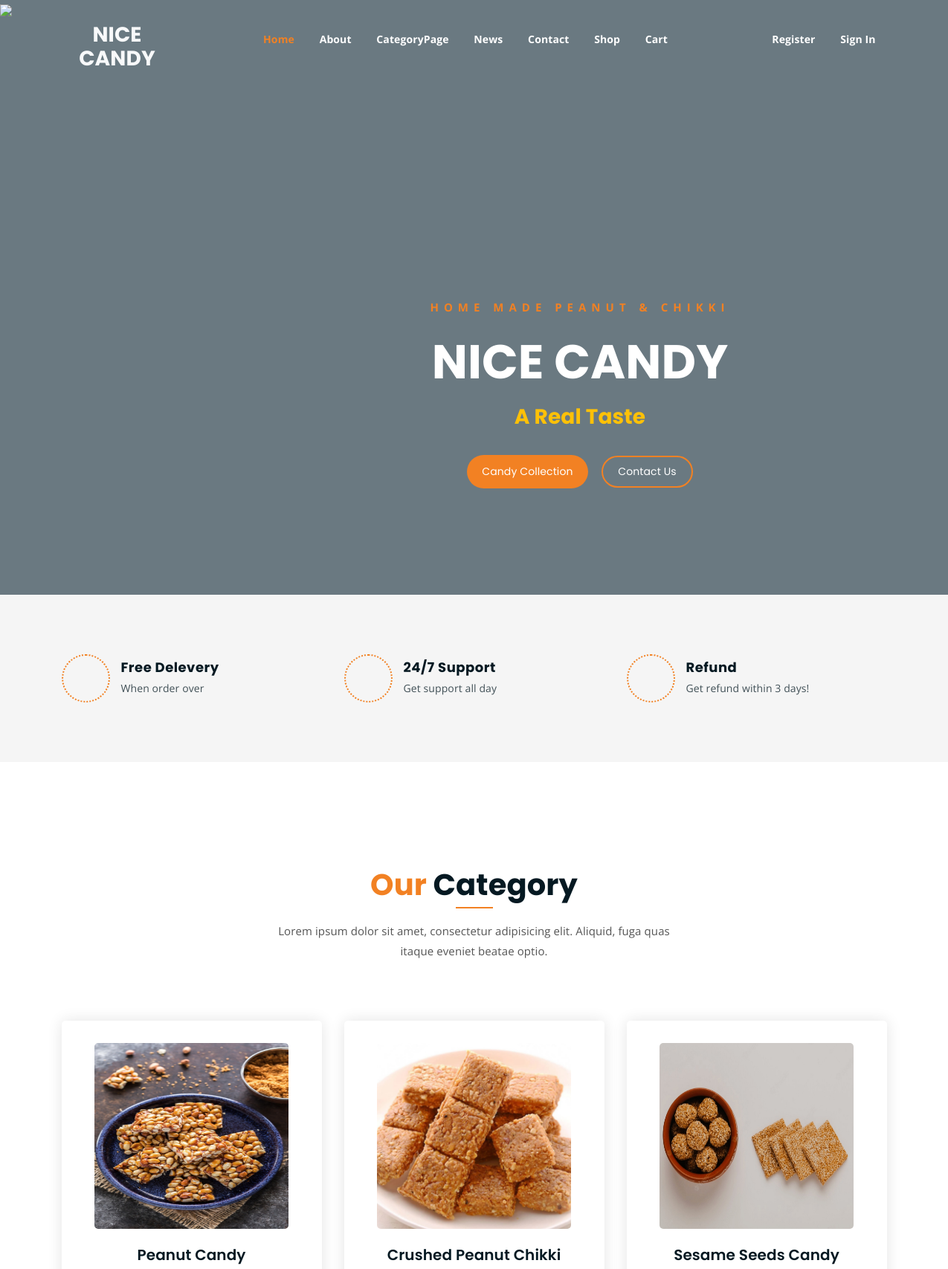
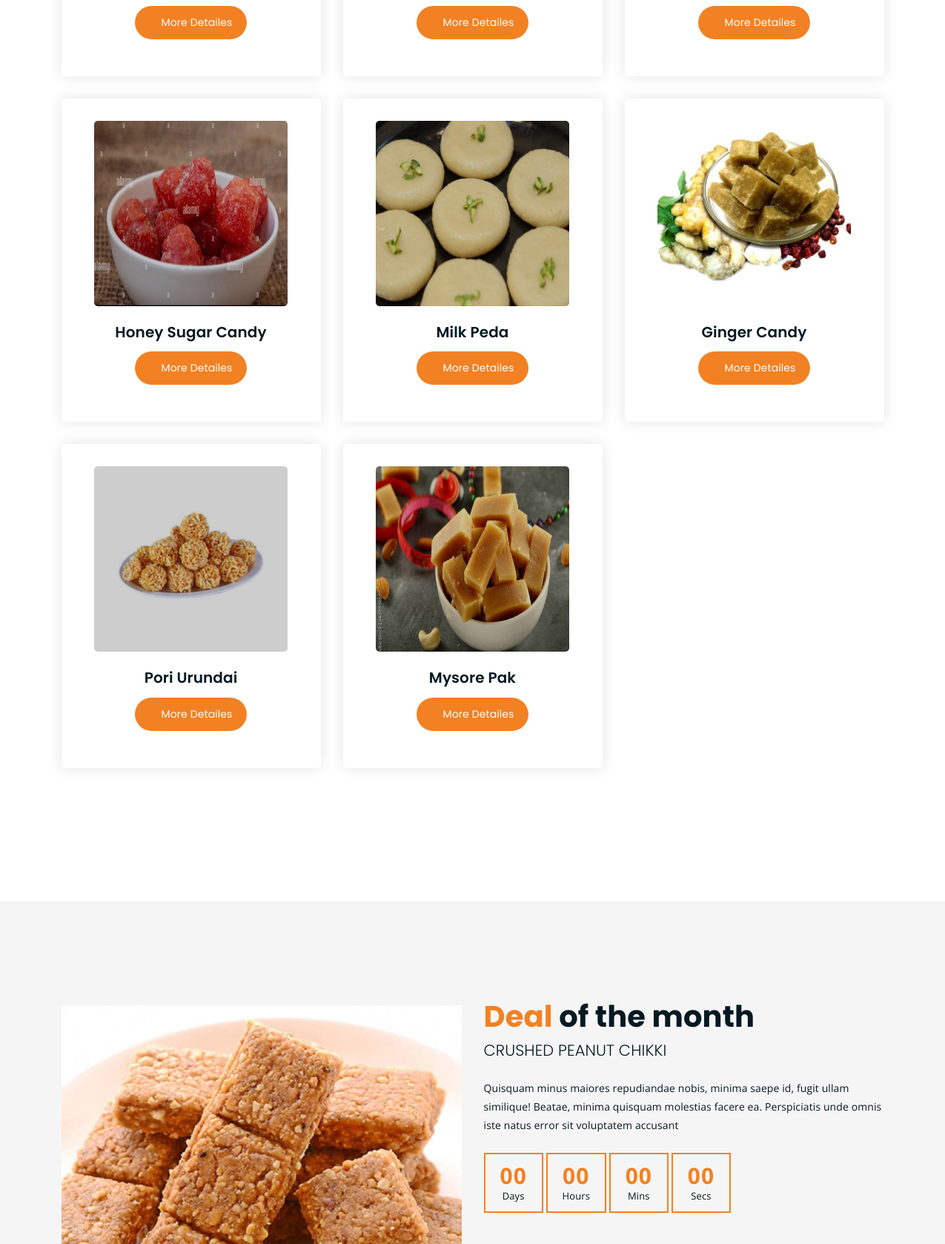
/WebApp/homepage/ (upper part), run on the app's committed database (2 pictures, top to bottom).
### NiceApp/models.py (models this page shows)
class Categorydb(models.Model):
    CategoryName = models.CharField(max_length=50,null=True,blank=True)
    CategoryImage = models.ImageField(upload_to="profile",null=True,blank=True)

### WebApp/views.py (the view)
# urls.py: path('homepage/', views.homepage, name="homepage"),
def homepage(request):
    data = Categorydb.objects.all()
    pro = NewsDb.objects.all()
    cat = Categorydb.objects.all()
    return render(request, "home.html",{'data':data, 'pro':pro, 'cat':cat})

### WebApp/templates/home.html (shortened to what this page needs)
<!DOCTYPE html>
{% load static %}
<html lang="en">
<head>
	<link rel="stylesheet" href="{% static 'assets/css/all.min.css' %}">
	<link rel="stylesheet" href="{% static 'assets/bootstrap/css/bootstrap.min.css' %}">
	<link rel="stylesheet" href="{% static 'assets/css/owl.carousel.css' %}">
	<link rel="stylesheet" href="{% static 'assets/css/magnific-popup.css' %}">
	<link rel="stylesheet" href="{% static 'assets/css/animate.css' %}">
	<link rel="stylesheet" href="{% static 'assets/css/meanmenu.min.css' %}">
	<link rel="stylesheet" href="{% static 'assets/css/main.css' %}">
	<link rel="stylesheet" href="{% static 'assets/css/responsive.css' %}">
</head>
<body>
	<div class="top-header-area" id="sticker">
		<div class="container">
			<div class="row">
				<div class="col-lg-12 col-sm-12 text-center">
					<div class="main-menu-wrap">
						<div class="site-logo">
							<h3><a href="index.html" class="text-light">NICE CANDY</a></h3>
						</div>
						<nav class="main-menu">
							<ul>
								<li class="current-list-item"><a href="{% url 'homepage' %}">Home</a>
								</li>
								<li><a href="{% url 'aboutpage' %}">About</a></li>
								<li><a href="{% url 'homepage' %}">CategoryPage</a>
								</li>
								<li><a href="{% url 'newspage' %}">News</a>
								</li>
								<li><a href="{% url 'contactpage' %}">Contact</a></li>
								<li><a href="{% url 'shoppage' %}">Shop</a>
								</li>
								<li>
									<a href="{% url 'cartpage' %}">Cart</a>
								</li>
								<li>
									<li class="user-access">
									{% if request.session.User_Name %}
									<a>{{request.session.User_Name}}</a>
									<a href="{% url 'userlogout' %}" class="in">Logout</a>
									{% else %}
									<a href="{% url 'registerpage' %}">Register</a>
									<a href="{% url 'registerpage' %}" class="in">Sign In</a>
									{% endif %}
								</li>
							</ul>
						</nav>
					</div>
				</div>
			</div>
		</div>
	</div>
	<div class="hero-area hero-bg-1">
		<div style="height: 400px;">
			<div class="h-50 d-inline-block">
		<img src="{% static 'assets\img\hero-bg -1.jpg' %}">
			</div>
		</div>
		<div class="container">
			<div class="row">
				<div class="col-lg-11 offset-lg-2  text-center">
					<div class="hero-text">
						<div class="">
							<p class="subtitle">Home Made Peanut & Chikki</p>
							<h1>NICE CANDY</h1>
							<h3 class="text-warning">A Real Taste</h3>
							<div class="hero-btns">
								<a href="{% url 'shoppage' %}" class="boxed-btn">Candy Collection</a>
								<a href="{% url 'contactpage' %}" class="bordered-btn">Contact Us</a>
							</div>
						</div>
					</div>
				</div>
			</div>
		</div>
	</div>
	<div class="list-section pt-80 pb-80">
		<div class="container">
			<div class="row">
				<div class="col-lg-4 col-md-6 mb-4 mb-lg-0">
					<div class="list-box d-flex align-items-center">
						<div class="list-icon">
							<i class="fas fa-shipping-fast"></i>
						</div>
						<div class="content">
							<h3>Free Delevery</h3>
							<p>When order over </p>
						</div>
					</div>
				</div>
				<div class="col-lg-4 col-md-6 mb-4 mb-lg-0">
					<div class="list-box d-flex align-items-center">
						<div class="list-icon">
							<i class="fas fa-phone-volume"></i>
						</div>
						<div class="content">
							<h3>24/7 Support</h3>
							<p>Get support all day</p>
						</div>
					</div>
				</div>
				<div class="col-lg-3 col-md-6">
					<div class="list-box d-flex justify-content-start align-items-center">
						<div class="list-icon">
							<i class="fas fa-sync"></i>
						</div>
						<div class="content">
							<h3>Refund</h3>
							<p>Get refund within 3 days!</p>
						</div>
					</div>
				</div>
			</div>
		</div>
	</div>
	<div class="product-section mt-150 mb-150">
		<div class="container">
			<div class="row">
				<div class="col-lg-8 offset-lg-2 text-center">
					<div class="section-title">
						<h3><span class="orange-text">Our</span> Category</h3>
						<p>Lorem ipsum dolor sit amet, consectetur adipisicing elit. Aliquid, fuga quas itaque eveniet beatae optio.</p>
					</div>
				</div>
			</div>
			<div class="row">
				{% for i in data %}
				<div class="col-lg-4 col-md-6 text-center">
					<div class="single-product-item">
						<div class="product-image">
							<a href="#"><img src="{{i.CategoryImage.url}}" width="200px" height="250px" alt=""></a>
						</div>
						<h3>{{i.CategoryName}}</h3>
						<a href="{% url 'productpage' cat_name=i.CategoryName %}" class="cart-btn"><i class="fas fa-shopping-cart"></i>More Detailes</a>
					</div>
				</div>
				{% endfor %}
			</div>
		</div>
	</div>
	<section class="cart-banner pt-100 pb-100">
    	<div class="container">
        	<div class="row clearfix">
            	<div class="image-column col-lg-6">
                	<div class="image">
                    	<img src="{% static 'assets\img\Screenshot_2023-08-15-09-46-07-769_com.android.chrome.jpg' %}" alt="">
                    </div>
                </div>
                <div class="content-column col-lg-6">
					<h3><span class="orange-text">Deal</span> of the month</h3>
                    <h4>Crushed Peanut Chikki</h4>
                    <div class="text">Quisquam minus maiores repudiandae nobis, minima saepe id, fugit ullam similique! Beatae, minima quisquam molestias facere ea. Perspiciatis unde omnis iste natus error sit voluptatem accusant</div>
                    <div class="time-counter"><div class="time-countdown clearfix" data-countdown="2020/2/01"></div></div>
                </div>
            </div>
        </div>
    </section>
</body>
</html>

### data on the page
Categorydb: CategoryImage (picture), CategoryName "Peanut Candy"
Categorydb: CategoryImage (picture), CategoryName "Crushed Peanut Chikki"
Categorydb: CategoryImage (picture), CategoryName "Sesame Seeds Candy"
Categorydb: CategoryImage (picture), CategoryName "Honey Sugar Candy"
Categorydb: CategoryImage (picture), CategoryName "Milk Peda"
Categorydb: CategoryImage (picture), CategoryName "Ginger Candy"
Categorydb: CategoryImage (picture), CategoryName "Pori Urundai"
Categorydb: CategoryImage (picture), CategoryName "Mysore Pak"
